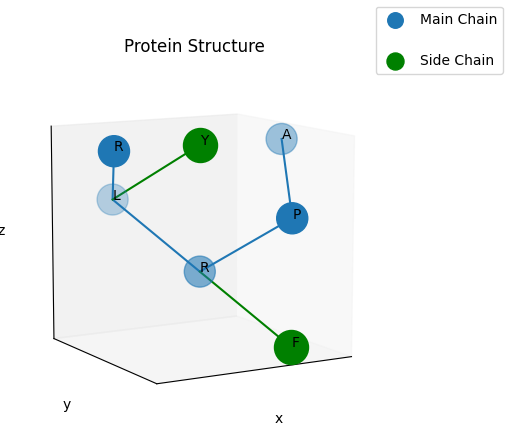
#> input picture Qiskit/VQE_protein.png, 509 x 440 px
$ python Canny_Edge_Detection.py ../Qiskit/VQE_protein.png out.png
#> lines starting #> are read from the running program, lines starting #| are printed output that depends on the picture
import cv2
import sys

infile = "input.png"
outfile = "output.png"
n = len(sys.argv)
if  n >= 2:
    infile = sys.argv[1]
if  n >= 3:
    outfile = sys.argv[2]

img = cv2.imread(infile) # Přete obrázek input.png
#> img is the input picture: shape (440, 509, 3); mean B, G, R 245.6, 246.1, 243.3
canny = cv2.Canny(img, 60, 100)
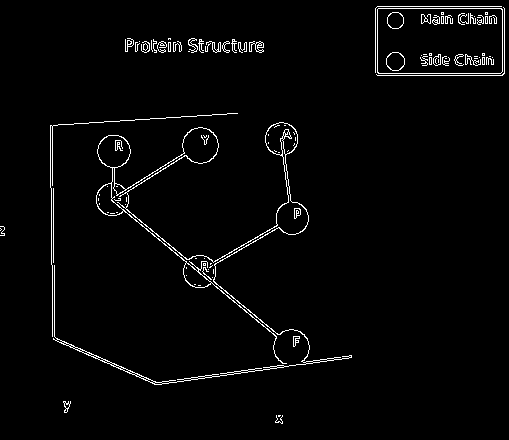
#> canny: shape (440, 509); 2.5% white in thin lines or dots

canny = cv2.bitwise_not(canny)
#> canny: shape (440, 509); 97.5% white; black in thin lines or dots
cv2.imwrite(outfile, canny) # Uloží výstup do obrázku output.png
